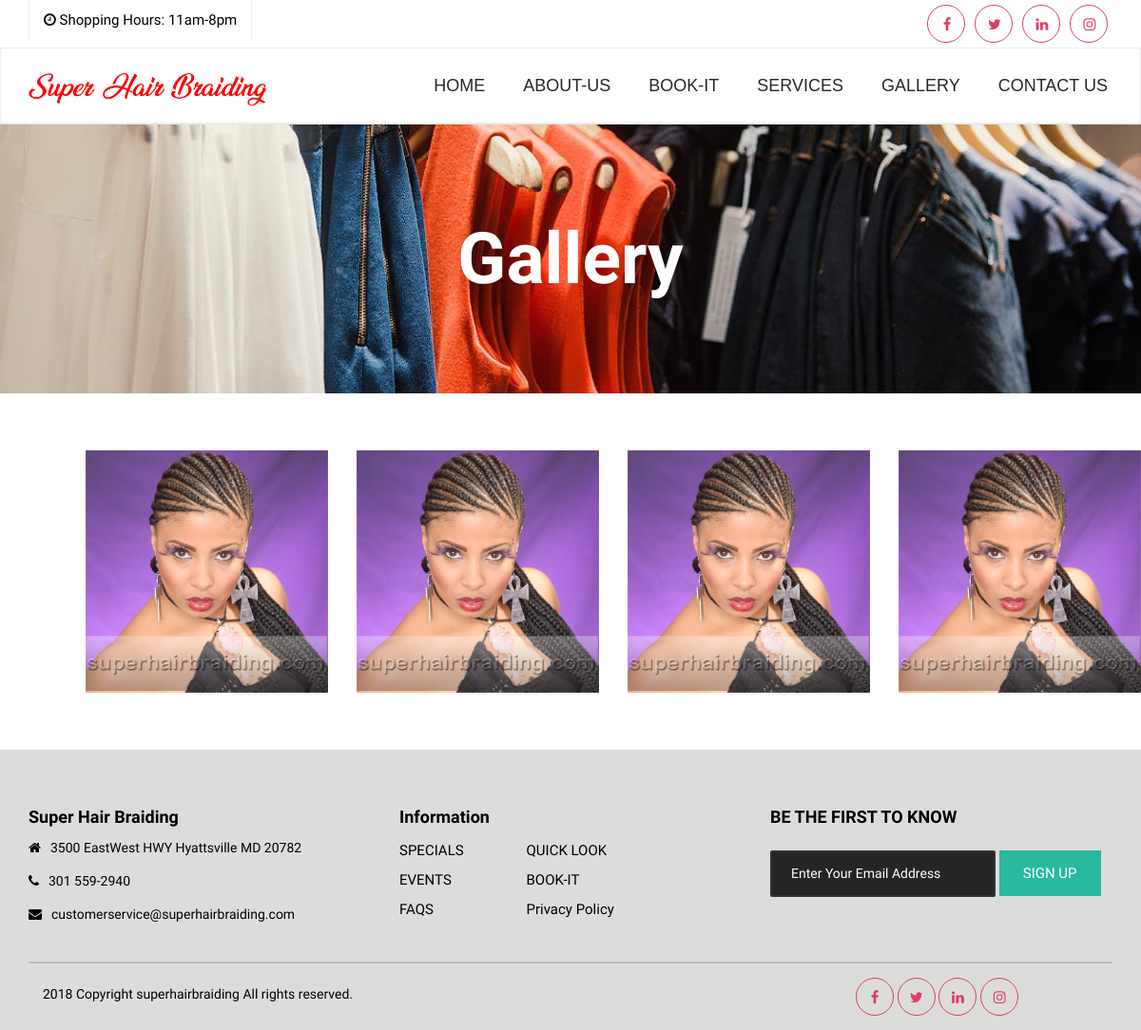
Page /gallery/ on the committed database.
### gallery/models.py (models this page shows, shortened)
class Content(models.Model):
    bg_image=models.ImageField(upload_to='gallery/background_image')
    title=models.CharField(max_length=100)

class Gallery_Images(models.Model):
    item_image=models.ImageField(upload_to='gallery/images')

### home/views.py (the view)
# urls.py: path('gallery/',views.gallery,name='gallery'),
def gallery(request):
    contents=Content.objects.first()
    images=Gallery_Images.objects.all()
    context={
        'contents':contents,
        "images":images
    }
    return render(request,"gallery.html",context)

### templates/gallery.html (shortened to what this page needs)
{% extends "base.html" %}
{% load static %}
{% block body %}
		<div class="inner-page-overlay-wrapper" style="background-image: url('{{ contents.bg_image.url }}');">
            <div class="container">
                <div class="row">
                    <div class="col-md-12">
                        <div class="text-center">
                            <h2>{{contents.title}}</h2>
						      </div>
                    </div>
                </div>
            </div>
		</div>
		<div class="container gallery-wrpapper-content">
         {% for item in images %}
            <div class="col-md-3 col-sm-4 col-xs-12">
               <img src="{{item.item_image.url}}" alt="" srcset="">
            </div>
         {% endfor %}
      </div>
{% endblock body %}

### rows in the picture
Content: bg_image (picture), title "Gallery"
Gallery_Images: item_image (picture)
Gallery_Images: item_image (picture)
Gallery_Images: item_image (picture)
Gallery_Images: item_image (picture)
